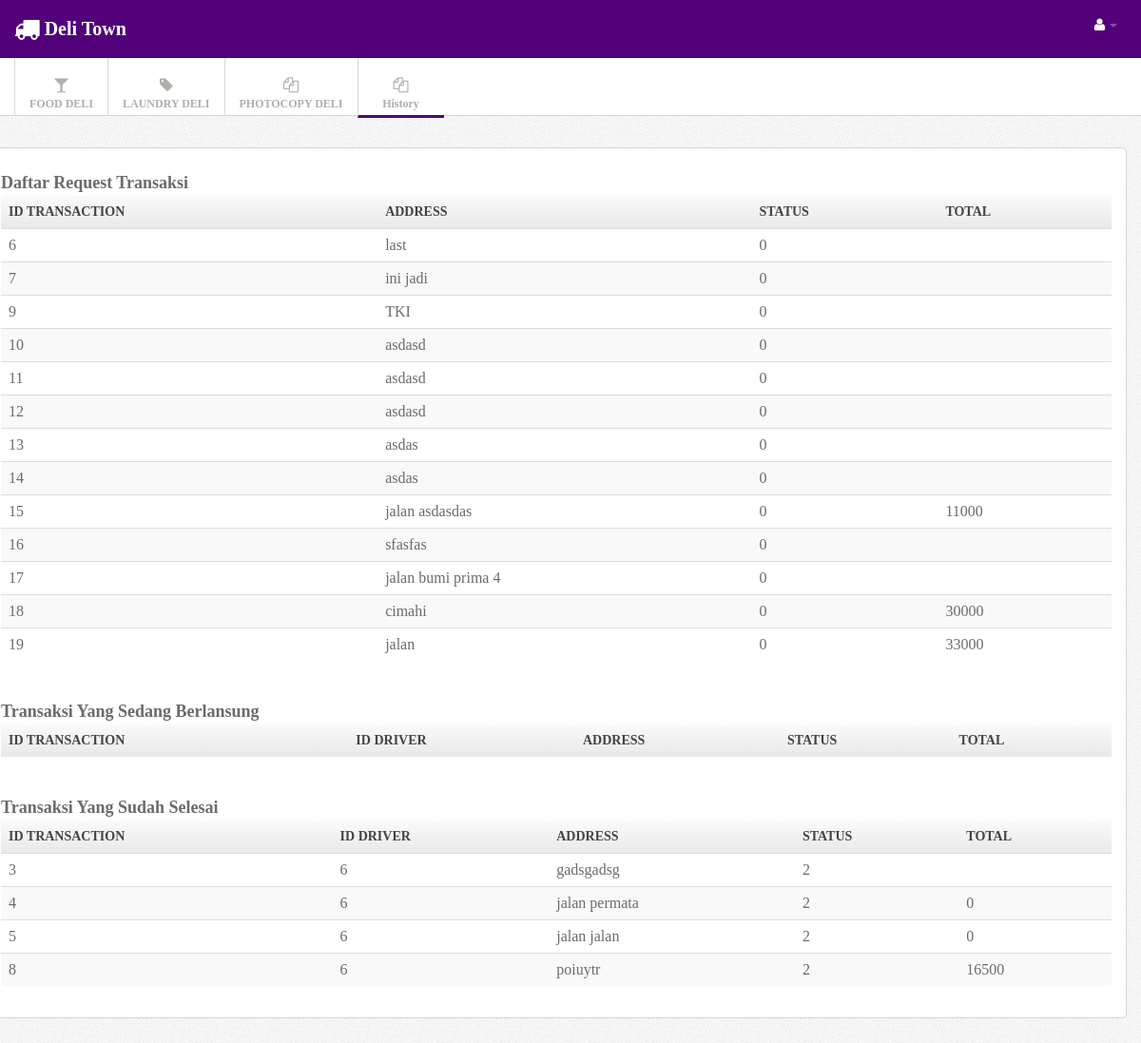
Page /index.php?menu=HistoryTransac (signed in) on the committed database.
### tables this page shows
CREATE TABLE IF NOT EXISTS `transac` (
  `id_transac` int(11) NOT NULL,
  `id_user` int(11) NOT NULL,
  `id_driver` int(11) DEFAULT NULL,
  `address` text NOT NULL,
  `total` double DEFAULT '0',
  `status` int(11) NOT NULL DEFAULT '0',
  `date` datetime NOT NULL DEFAULT CURRENT_TIMESTAMP
);

### controller/userController.php (called while the page is built, shortened)
<?php
class userController {
    private $transacdao;
    public function __construct() {
        $this->transacdao = new transacDao();
    }
    public function userHistory() {
        $transacNow = $this->transacdao->get_transac_by_user_status($_SESSION['id_user'], 0)->getIterator();
        $transacDone = $this->transacdao->get_transac_by_user_status($_SESSION['id_user'], 2)->getIterator();
        require_once '/view/user/userHistory.php';
    }
}

### model/transacDao.php (called while the page is built, shortened)
<?php
class transacDao implements transacInterface {
    public function get_transac_by_user_status($id_user, $status) {
        $transacs = new ArrayObject();
        try {
            $conn = conection::getconection();
            $sql = "SELECT * from transac where id_user = ? and status = ?";
            $stmt = $conn->prepare($sql);
            $stmt->bindParam(1, $id_user);
            $stmt->bindParam(2, $status);
            $stmt->execute();
            while ($row = $stmt->fetch()) {
                $transac = new transac();
                $transac->setId_transac($row['id_transac']);
                $transac->setId_user($row['id_user']);
                $transac->setId_driver($row['id_driver']);
                $transac->setAddress($row['address']);
                $transac->setStatus($row['status']);
                $transac->setTotal($row['total']);
                $transacs->append($transac);
            }
        } catch (Exception $e) {
            echo $e->getMessage();
            die();
        }
        return $transacs;
    }
}

### model/transac.php (called while the page is built, shortened)
<?php
class transac {
    private $id_transac;
    private $id_driver;
    private $address;
    private $status;
    public function getId_transac() {
        return $this->id_transac;
    }
    public function getId_driver() {
        return $this->id_driver;
    }
    public function getAddress() {
        return $this->address;
    }
    public function getTotal() {
        try {
            $conn = conection::getconection();
            $sql = "SELECT SUM(price) from item where id_transac = ?";
            $stmt = $conn->prepare($sql);
            $stmt->bindParam(1, $this->id_transac);
            $stmt->execute();
            $hasil = $stmt->fetch();
        } catch (Exception $e) {
            echo $e->getMessage();
            die();
        }
        return $hasil['SUM(price)'];
    }
    public function getStatus() {
        return $this->status;
    }
    public function setId_transac($id_transac) {
        $this->id_transac = $id_transac;
    }
    public function setId_driver($id_driver) {
        $this->id_driver = $id_driver;
    }
    public function setAddress($address) {
        $this->address = $address;
    }
    public function setStatus($status) {
        $this->status = $status;
    }
}

### view/user/userHistory.php (the view, shortened to what this page needs)
<!DOCTYPE html>
<html>
    <head>
    </head>
    <body>
        <div class="navbar navbar-fixed-top">
            <div class="navbar-inner">
                <div class="container">
                    <a href="index.php?menu=user" class="brand"><div class="icon-large icon-truck">
                        </div>Deli Town</a>
                    <div class="nav-collapse">
                        <ul class="nav pull-right">
                            <?php if ($_SESSION['is_logged']) { ?>
                                <li class="dropdown"><a href="#" class="dropdown-toggle" data-toggle="dropdown">
                                        <i class="icon-large icon-user"></i> <b class="caret"></b></a>
                                </li>
                            </ul>
                        <?php } ?>
                    </div>
                </div>
            </div>
        </div>
        <div class="subnavbar">
            <div class="subnavbar-inner">
                <div class="container">
                    <ul class="mainnav">
                        <li class="dropdown"><a href="index.php?menu=deliFood" class="dropdown-toggle" >
                                <div class="icon-large icon-glass">
                                </div>
                                <span>FOOD DELI</span> <b class="caret"></b></a>
                        </li>
                        <li class="dropdown"><a href="index.php?menu=deliLaundry" class="dropdown-toggle" >
                                <div class="icon-large icon-tag">
                                </div>
                                <span>LAUNDRY DELI</span> <b class="caret"></b></a>
                        </li>
                        <li class="dropdown"><a href="index.php?menu=deliCopy" class="dropdown-toggle" >
                                <div class="icon-large icon-copy">
                                </div>
                                <span>PHOTOCOPY DELI</span> <b class="caret"></b></a>
                        </li>
                        <li class="active"><a href="index.php?menu=HistoryTransac" class="dropdown-toggle" >
                                <div class="icon-large icon-copy">
                                </div>
                                <span>History</span> <b class="caret"></b></a>
                        </li>
                    </ul>
                </div>
            </div>
        </div>
        <div class="main">
            <div class="main-inner">
                <div class="container">
                        <div class="row">
                            <div class="widget-content">
                                <br>
 <h3> Daftar Request Transaksi</h3>
                                <table class="table table-striped table-bordered">
                                    <th> id transaction <th> address <th> status <th> total
                                        <?php while ($transacNow->valid()) { ?>
                                        <tr>
                                            <td> <?php echo $transacNow->current()->getId_transac(); ?>
                                            <td> <?php echo $transacNow->current()->getAddress(); ?>
                                            <td> <?php echo $transacNow->current()->getStatus(); ?>
                                            <td> <?php echo $transacNow->current()->getTotal(); ?>
                                        </tr>
                                        <?php
                                        $transacNow->next();
                                    }
                                    ?>
                                </table>
                                <br>
                              <h3> Transaksi Yang Sedang Berlansung </h3>
                                <table class="table table-striped table-bordered">
                                    <th> id transaction  <th>id driver <th> address <th> status <th> total
                                </table>
                                <br>
                              <h3> Transaksi Yang Sudah Selesai </h3>
                                <table class="table table-striped table-bordered">
                                    <th> id transaction  <th> id driver <th> address <th> status <th> total
                                        <?php while ($transacDone->valid()) { ?>
                                        <tr>
                                            <td> <?php echo $transacDone->current()->getId_transac(); ?>
                                            <td> <?php echo $transacDone->current()->getId_driver(); ?>
                                            <td> <?php echo $transacDone->current()->getAddress(); ?>
                                            <td> <?php echo $transacDone->current()->getStatus(); ?>
                                            <td> <?php echo $transacDone->current()->getTotal(); ?>
                                        </tr>
                                        <?php
                                        $transacDone->next();
                                    }
                                    ?>
                                </table>
                            </div>
                        </div>
                </div>
            </div>
        </div>
    </body>
</html>

### css/style.css (style rules this page uses)
body { background: #f9f6f1; font : 13px/1.7em 'Kalinga'; }
.table td { vertical-align: middle; }
.table-bordered th { background: #E9E9E9; background:-moz-linear-gradient(top, #FAFAFA 0%, #E9E9E9 100%); background:-webkit-gradient(linear, left top, left bottom, color-stop(0%,#FAFAFA), color-stop(100%,#E9E9E9)); background:-webkit-linear-gradient(top, #FAFAFA 0%,#E9E9E9 100%); background:-o-linear-gradient(top, #FAFAFA 0%,#E9E9E9 100%); background:-ms-linear-gradient(top, #FAFAFA 0%,#E9E9E9 100%); background:linear-gradient(top, #FAFAFA 0%,#E9E9E9 100%); filter: progid:DXImageTransform.Microsoft.gradient(startColorstr='#FAFAFA', endColorstr='#E9E9E9'); -ms-filter: "progid:DXImageTransform.Microsoft.gradient(startColorstr='#FAFAFA', endColorstr='#E9E9E9')"; font-size: 14px; color: #444; text-transform: uppercase; }
.navbar .container { position: relative; }
.navbar-inner { padding: 7px 0; background: #52017b !important; -moz-border-radius: 0; -webkit-border-radius: 0; border-radius: 0; }
.navbar-fixed-top { position: static; }
.navbar .nav a { font-size: 11px; }
.navbar .nav>li>a { color:#fff !important; }
.navbar .brand { font-weight: 600; position: relative; top: 2px; }
.subnavbar-inner { height: 60px; background: #fff; border-bottom: 1px solid #d6d6d6; }
.subnavbar .container > ul { display: inline-block; height: 80px; padding: 0; margin: 0; }
.subnavbar .container > ul > li { float: left; min-width: 90px; height: 60px; padding: 0; margin: 0; text-align: center; vertical-align: middle; list-style: none; border-left: 1px solid #d9d9d9; }
.subnavbar .container > ul > li > a { display: block; height: 100%; padding: 0 15px; padding-top: 20px; font-size: 12px; font-weight: bold; color: #b2afaa; }
.subnavbar .container > ul > li.active { color: #52017b; border-bottom: 3px solid #540077; text-decoration: none; }
.subnavbar .container > ul > li > a > span { display: block; }
.subnavbar .caret { margin-top: 4px; border-top-color: white; border-bottom-color: white; }
.main { padding-bottom: 2em; }
.widget-content { padding: 1px 15px 15px; background: #FFF; border: 1px solid #D5D5D5; -moz-border-radius: 5px; -webkit-border-radius: 5px; border-radius: 5px; }
.widget-content:before, .widget-content:after { content:""; display:table; }
.widget-content:after { clear:both; }
.widget-content { zoom:1; }

### css/pages/signin.css (style rules this page uses)
body { background: url(../../img/body-bg.png); color:#6b6b6b; font: 13px/1.7em "Kalinga"; }

### rows in the picture
transac: id_transac "6", address "last", status "0"
transac: id_transac "7", address "ini jadi", status "0"
transac: id_transac "9", address "TKI", status "0"
transac: id_transac "10", address "asdasd", status "0"
transac: id_transac "11", address "asdasd", status "0"
transac: id_transac "12", address "asdasd", status "0"
transac: id_transac "13", address "asdas", status "0"
transac: id_transac "14", address "asdas", status "0"
transac: id_transac "15", address "jalan asdasdas", status "0", Total "11000"
transac: id_transac "16", address "sfasfas", status "0"
transac: id_transac "17", address "jalan bumi prima 4", status "0"
transac: id_transac "18", address "cimahi", status "0", Total "30000"
transac: id_transac "19", address "jalan", status "0", Total "33000"
transac: id_transac "3", id_driver "6", address "gadsgadsg", status "2"
transac: id_transac "4", id_driver "6", address "jalan permata", status "2", Total "0"
transac: id_transac "5", id_driver "6", address "jalan jalan", status "2", Total "0"
transac: id_transac "8", id_driver "6", address "poiuytr", status "2", Total "16500"
